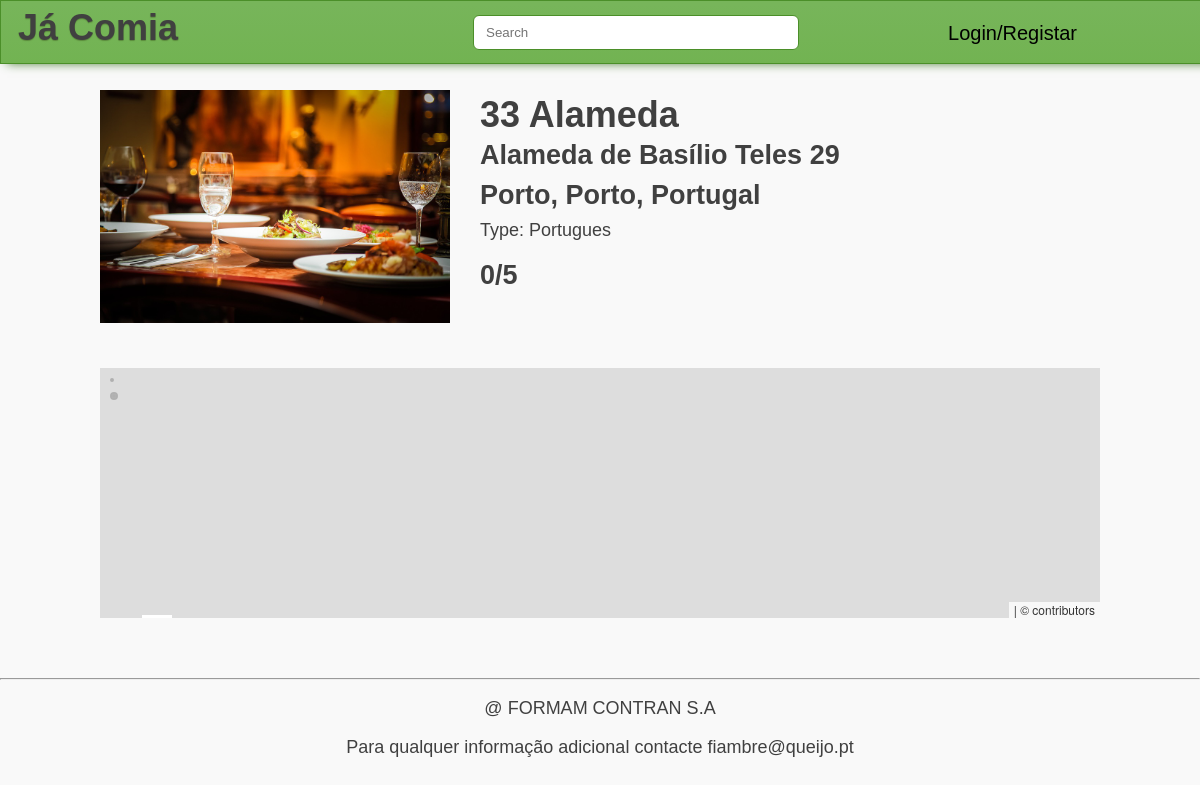
Page /restaurant/restaurant.php?id=3 on the committed database.
### tables this page shows
CREATE TABLE Restaurants (
    name VARCHAR(32) NOT NULL,
    address VARCHAR(32) NOT NULL,
    type VARCHAR(16) NOT NULL,
    city VARCHAR(32) NOT NULL,
    district VARCHAR(32) NOT NULL,
    country VARCHAR(32) NOT NULL,
    description VARCHAR(1024) ,
    avgClass REAL,
    PRIMARY KEY(name, address)
);

### restaurant/restaurant.php (the view, shortened to what this page needs)
<!DOCTYPE html>
<html>
<head>
    <link rel="stylesheet" href="style.css">
    <link rel="stylesheet" href="../templates/footer.css">
    <link rel="stylesheet" href="https://unpkg.com/leaflet@1.0.2/dist/leaflet.css" />
</head>
<body>
    <?php
    include_once('../templates/topbar.php');
    ?>
    <div id="main">
        <?php
        if(!isset($_GET['id']))
        header('Location:  ../feed/feed.php');
        else
        $id = $_GET['id'];
        include_once("../Database/Connect.php");
        $query = $db->prepare("SELECT *, rowid FROM Restaurants WHERE rowid = '$id'");
        $query->execute();
        $result = $query->fetchAll();
        $result = $result[0];
        $imagequery = $db->prepare("SELECT * FROM Images WHERE restaurant = '$id';");
        try {
        $imagequery->execute();
        } catch (PDOException $e){
        }
        $images = $imagequery->fetchAll();
        if(!isset($images[0]))
            $image = "../resources/rex.jpg";
        else
            $image = $images[0]['name'];
        $rating = $result['avgClass'];
        $rating = round($rating, 1);
        echo '<img src="'. $image .'">';
        echo '<h1>' . $result['name'] . '</h1>';
        echo '<h2>' . $result['address'] . '</h2>';
        echo '<h2>' . $result['city'] , ", " , $result['district'], ", ", $result['country']  . '</h2>';
        echo '<div class="avgClass"> <h2>' . $rating, "/5" .  '</h2> </div>';
        echo '<p> Type: ' .  $result['type'] . '</p>';
        echo '<div id="mapid">';
        echo '</div>';
        ?>
    </div>
</body>
<?php  include_once('../templates/footer.php') ?>

### restaurant/style.css (style rules this page uses)
body { font-size: 18px; font-family: Tahoma, Verdana, sans-serif; color: #404040; background: #f9f9f9; margin: auto; overflow-x: hidden; min-width: 700px; }
#main { width: 1000px; margin: auto; margin-top: 70px; }
#main img { width: 350px; margin-top: 20px; }
#main h1 { margin-left: 30px; display: inline; position: absolute; }
#main h2 { margin-left: 30px; display: inline; margin-top: 110px; position: absolute; }
#main h2:nth-child(3) { position: absolute; margin-top: 70px; }
.avgClass { display: inline; margin-top: 80px; position: absolute; }
#main p { margin-left: 30px; display: inline; margin-top: 150px; position: absolute; }
#mapid { height: 250px; width: 1000px; margin-top: 40px; margin-bottom: 50px; z-index: 10; }

### rows in the picture
restaurants: name "33 Alameda", address "Alameda de Basílio Teles 29", city "Porto", district "Porto", country "Portugal", type "Portugues"

### other values in the picture
$rating "0"
